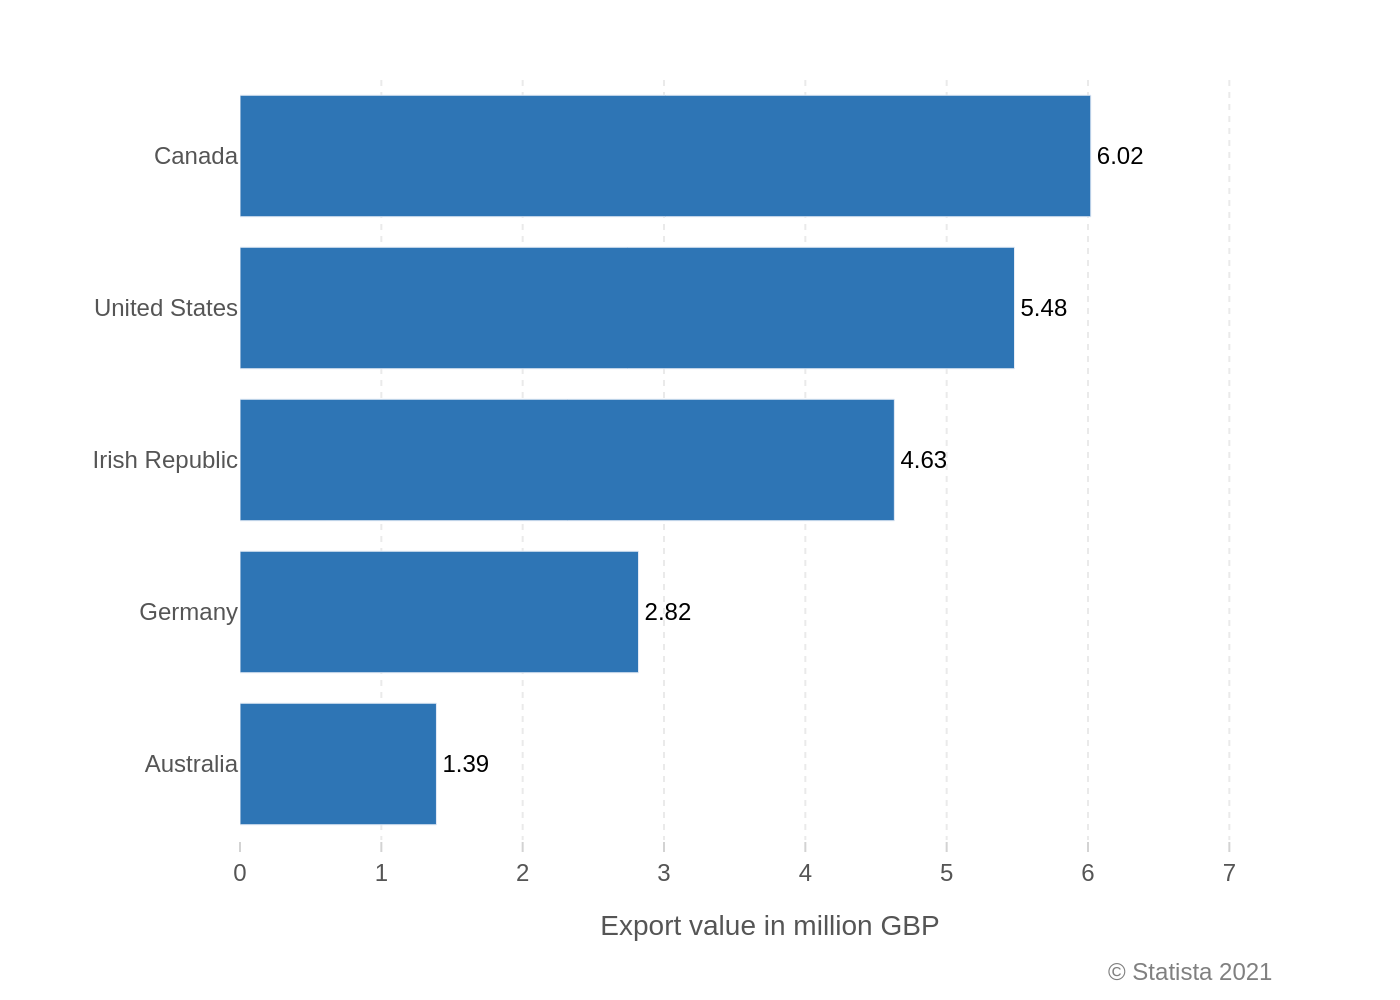

Reproduce this figure in Python.
import sys
import json
import plotly.graph_objects as go
import os

if len(sys.argv) != 2:
    print("Usage: python <script_name>.py <json_file_path>")
    sys.exit(1)

json_path = sys.argv[1]

with open(json_path, 'r', encoding='utf-8') as f:
    config = json.load(f)

chart_data = config['chart_data']
texts = config['texts']
colors = config['colors']

categories = [item['category'] for item in chart_data]
values = [item['value'] for item in chart_data]

fig = go.Figure()

fig.add_trace(go.Bar(
    y=categories,
    x=values,
    orientation='h',
    marker=dict(color=colors[0]),
    text=values,
    textposition='outside',
    texttemplate='%{text:.2f}',
    cliponaxis=False,
    hoverinfo='none',
    textfont=dict(family='Arial', size=12, color='black')
))

fig.update_layout(
    font=dict(family="Arial", color="#555555"),
    xaxis=dict(
        title=texts['x_axis_title'],
        showgrid=True,
        gridcolor='#EAEAEA',
        griddash='dot',
        zeroline=False,
        range=[0, 7.5],
        ticks="outside",
        tickwidth=1,
        tickcolor='lightgrey',
        ticklen=5
    ),
    yaxis=dict(
        autorange='reversed',
        showgrid=False,
        zeroline=False,
        ticks="",
        title=dict(text=texts.get('y_axis_title') or '')
    ),
    plot_bgcolor='white',
    paper_bgcolor='white',
    margin=dict(l=120, r=50, t=40, b=80),
    showlegend=False,
    annotations=[
        dict(
            xref='paper',
            yref='paper',
            x=0.98,
            y=-0.15,
            text=texts.get('source', ''),
            showarrow=False,
            xanchor='right',
            yanchor='top',
            font=dict(size=12, color='#808080')
        )
    ]
)

base_filename = os.path.splitext(os.path.basename(json_path))[0]
output_filename = f"{base_filename}.png"

fig.write_image(output_filename, scale=2)

print(f"Chart saved to {output_filename}")
